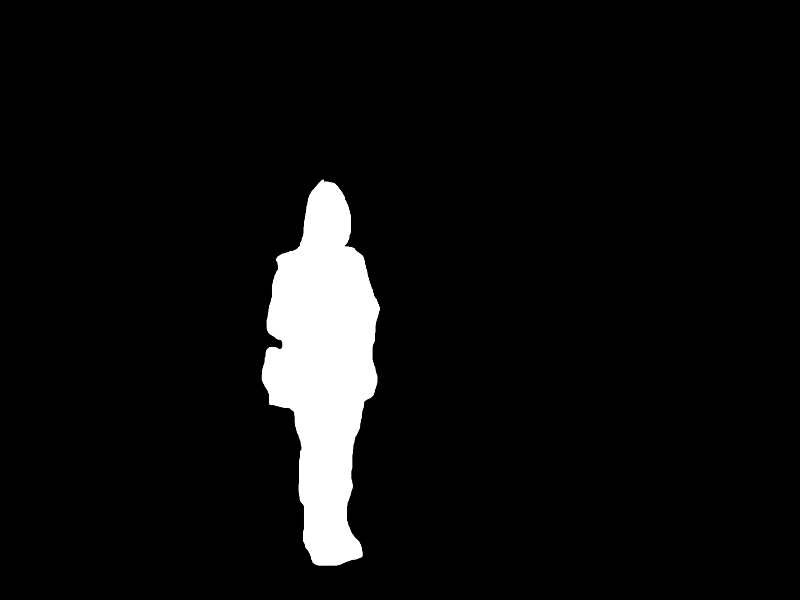
#> input picture utils/merge_drawing_with_masks/mask2.png, 800 x 600 px
$ python merge_drawing_with_masks.py
#> lines starting #> are read from the running program, lines starting #| are printed output that depends on the picture; after the words box and inside, x2 and y2 are one past the last pixel; in counts of white or black regions, pixels touching at a corner belong together
#合并笔迹与人像掩膜
import cv2
import matplotlib.pyplot as plt

def merge(drawing_mask = None, *args):
#> called with drawing_mask = 'mask1.png'
    mask = cv2.imread(args[0])
#> mask is the input picture: shape (600, 800, 3); mean B, G, R 14.5, 14.5, 14.5
    if drawing_mask is not None:
        drawing_mask = cv2.imread(drawing_mask)
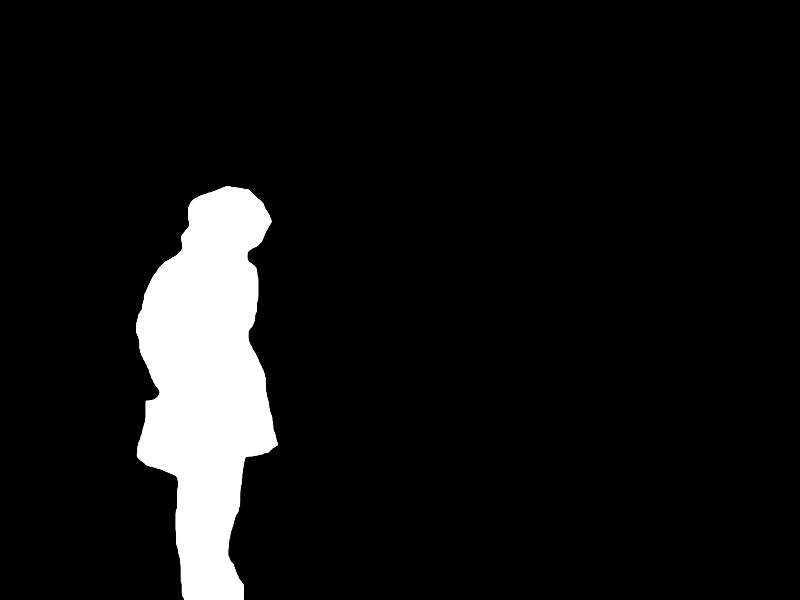
#> input picture utils/merge_drawing_with_masks/mask1.png, 800 x 600 px
#> drawing_mask is the input picture: shape (600, 800, 3); mean B, G, R 19.8, 19.8, 19.8
        [rows, cols, depth] = drawing_mask.shape
#> rows = 600; cols = 800; depth = 3
        for i in range(rows - 1):
            for j in range(cols - 1):
                if drawing_mask[i, j, 0] == 255 and drawing_mask[i, j, 1] == 255 and drawing_mask[i, j, 2] == 255:
                    mask[i, j, 0] = 255
                    mask[i, j, 1] = 255
                    mask[i, j, 2] = 255
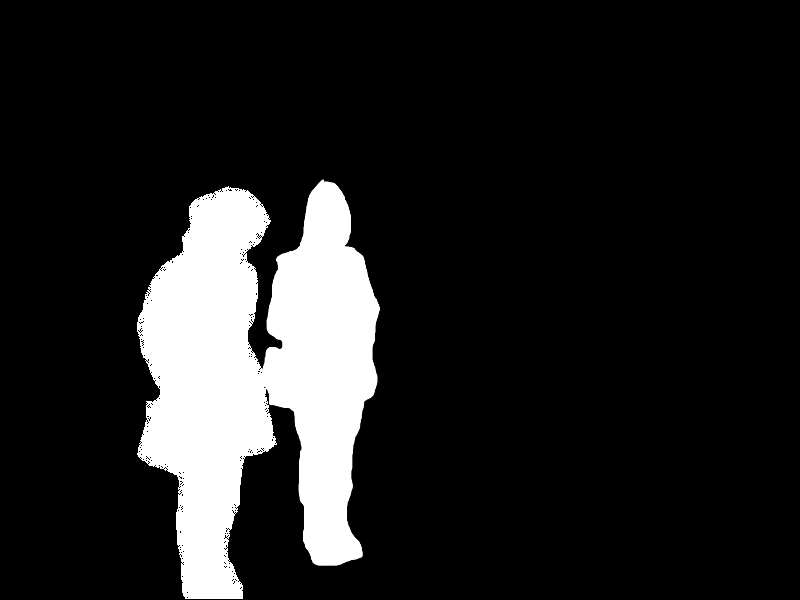
#> mask: shape (600, 800, 3); 7.44% of pixels changed, all inside (x1, y1, x2, y2) = (137, 186, 277, 599)

    for i, arg in enumerate(args):
        if i == 0:
            continue
        mask_i = cv2.imread(arg)
        [rows, cols, depth] = mask_i.shape
        for i in range(rows - 1):
            for j in range(cols - 1):
                if mask_i[i, j, 0] == 255 and mask_i[i, j, 1] == 255 and mask_i[i, j, 2] == 255:
                    mask[i, j, 0] = 255
                    mask[i, j, 1] = 255
                    mask[i, j, 2] = 255
    cv2.imwrite('merged_mask.png', mask)

    #return

if __name__ == '__main__':
    drawing_mask = 'drawing_mask.png'
    merge('mask1.png','mask2.png')
